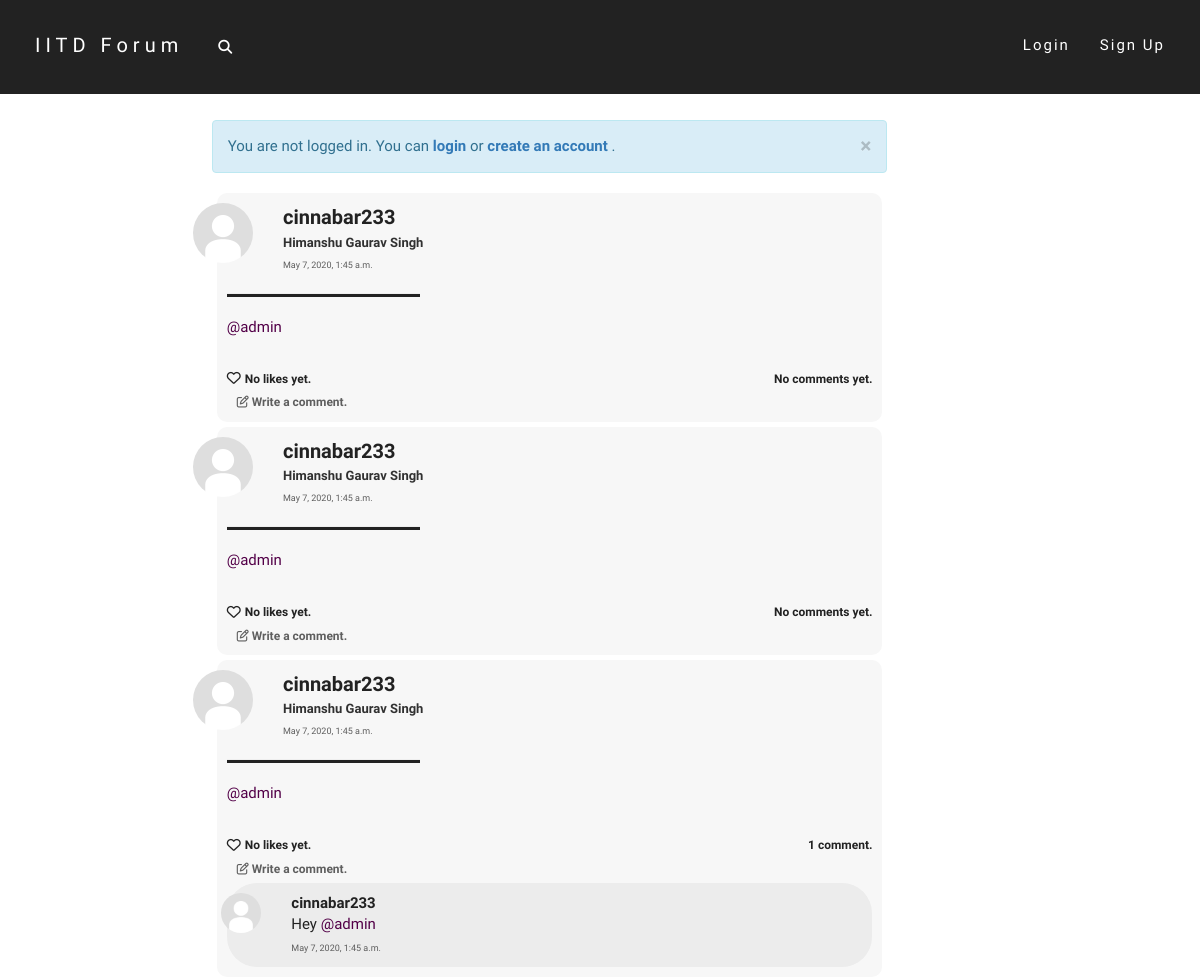
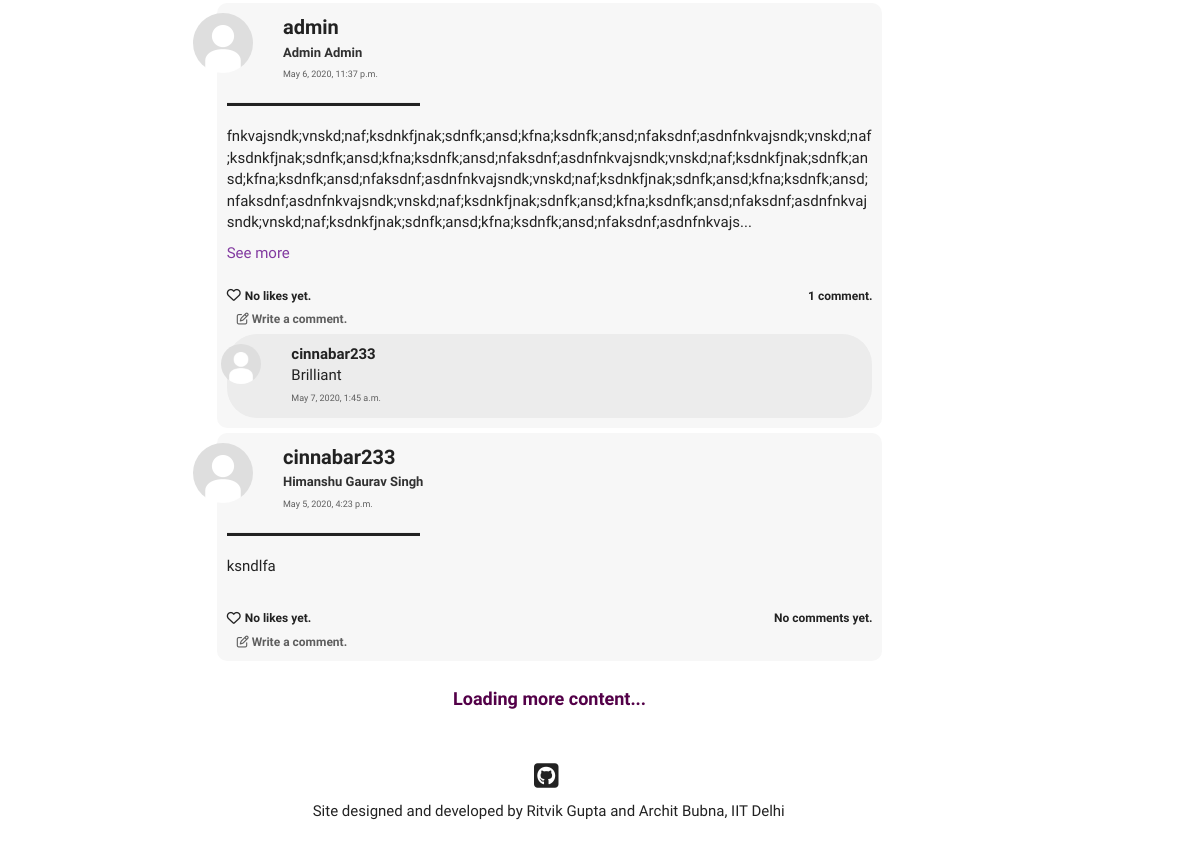
/home/, run on the app's committed database (2 pictures, top to bottom).
### post/models.py (models this page shows, shortened)
class Post(models.Model):
    text = models.TextField(max_length = 5000)
    author = models.ForeignKey(User, on_delete = models.CASCADE)
    pub_date = models.DateTimeField(default = timezone.now())

class Comment(models.Model):
    parent_post = models.ForeignKey(Post, on_delete = models.CASCADE)
    text = models.CharField(max_length = 500)
    author = models.ForeignKey(User, on_delete = models.CASCADE)
    pub_date = models.DateTimeField(default = timezone.now())

### users/models.py (models this page shows, shortened)
class Profile(models.Model):
    parent_user = models.OneToOneField(User, on_delete=models.CASCADE)
    date_of_birth = models.DateField()
    first_name = models.CharField(max_length=50)
    last_name = models.CharField(max_length=50)
    dept = models.CharField(max_length=100, default="None")
    hostel = models.CharField(max_length=100, default="None")
    image = models.ImageField(default='default.jpg',upload_to='profile-pics')
    bio = models.TextField(default='', max_length=200)
    def full_name(self):
        return self.first_name + ' ' + self.last_name

### post/views.py (the view)
# urls.py: 2. Add a URL to urlpatterns:  path('', views.home, name='home')
def home(request):
    posts = Post.objects.all().order_by('-pub_date')
    page = request.GET.get('page', 1)
    paginator = Paginator(posts, 5)
    try:
        posts_list = paginator.page(page)
    except PageNotAnInteger:
        posts_list = paginator.page(1)
    except EmptyPage:
        posts_list = paginator.page(paginator.num_pages)
    return render(request,'post/home.html',{'posts':posts_list, 'title':'Home'})

### post/templates/post/home.html (shortened to what this page needs)
{% extends "post/base.html" %}
{% load post_filters %}
{% block content %}
    <div class="infinite-container">
    {% for post in posts %}
    <div class="infinite-item">
        <div class="home-post-div" id="post-{{ post.id }}-div">
            <div class="row">
                <div class="col-md-1">
                    <img class="img-circle profile-pic" width=60 height=60 src="{{ post.author.profile.image.url }}" alt="default.jpg">
                </div>
                <div class="col-md-10">
                    <a href="{% url 'users:profile_view' post.author.username %}" class="post-head">
                        <font class="username-font">
                            <b>{{post.author.username}}</b>
                        </font>
                        <br>
                        <font class="name-font">
                            {{post.author.profile.full_name}}
                        </font>
                    </a>
                    <br>
                    <a href="{% url 'post:post_view' post.id %}" class="date-font">
                        {{post.pub_date}}
                    </a>
                </div>
                <div class="col-md-1 delete-div">
                </div>
            </div>
            <hr class="hr1" align="left">
            <div class="post-content-font">
                {% if 600 > post.text|linebreaks|length %}
                    <div class="content-div"> {{post.text|urlize|linebreaks|tagize|safe}} </div>
                {% else %}
                    <div class="post-text-sliced content-div" id="post-text-sliced{{post.id}}" data-catid="{{post.id}}"> {{post.text|urlize|linebreaks|tagize|safe|slice:":450"}}... </div>
                    <div class="see-more" id="see-more{{post.id}}" data-catid="{{post.id}}"> See more </div>
                {% endif %}
            </div>
            <br>
            <div class="like-wrapper">
                {% if request.user in post.postlike.likers.all %}
                    <div class="like-button-wrapper">
                        <i class="fa fa-heart liked like-button" aria-hidden="true" id="like{{ post.id }}" data-catid="{{ post.id }}"></i>
                    </div>
                    <a href="#" data-toggle="modal" data-target="#like-modal-{{post.id}}" target="_blank">
                        <div class="likes-count like-count-font" id="likes-count{{ post.id }}" data-catid="{{post.postlike.likers.count}}">
                            {% if post.postlike.likers.count == 1 %}
                                You liked this post.
                            {% elif post.postlike.likers.count == 2 %}
                                You and one other liked this post.
                            {% else %}
                                You and {{ post.postlike.likers.count|add:"-1" }} others liked this post.
                            {% endif %}
                        </div>
                    </a>
                {% else %}
                    <div class="like-button-wrapper">
                        {% if request.user.is_authenticated %}
                            <i class="fa fa-heart-o likes like-button" aria-hidden="true" id="like{{ post.id }}" data-catid="{{ post.id }}"></i>
                        {% else %}
                            <a href="{% url 'login' %}"><i class="fa fa-heart-o likes like-button" aria-hidden="true" id="like{{ post.id }}" data-catid="{{ post.id }}"></i></a>
                        {% endif %}
                    </div>
                    <a href="#" data-toggle="modal" data-target="#like-modal-{{post.id}}" target="_blank">
                        <div class="likes-count like-count-font" id="likes-count{{ post.id }}" data-catid="{{post.postlike.likers.count}}">
                            {% if post.postlike.likers.count == 0 %}
                                No likes yet.
                            {% elif post.postlike.likers.count == 1 %}
                                One person liked this post.
                            {% else %}
                                {{ post.postlike.likers.count }} people liked this post.
                            {% endif %}
                        </div>
                    </a>
                {% endif %}
                <div class="comments-count like-count-font">
                    {% if post.comment_set.all|length == 0 %}
                        No comments yet.
                    {% elif post.comment_set.all|length == 1 %}
                        1 comment.
                    {% else %}
                        {{post.comment_set.all|length}} comments.
                    {% endif %}
                </div>
            </div>
            {% if post.comment_set.all|length > 2 %}
                <div class="like-wrapper">
                    <div class="likes-count" style="margin-left: 10px;">
                        <a href="{% url 'post:post_view' post.id %}" class="more-comments-font">View all {{post.comment_set.all|length}} comments.</a>
                    </div>
                </div>
            {% else %}
                <div class="like-wrapper">
                    <div class="likes-count" style="margin-left: 10px;">
                        <a href="{% url 'post:post_view' post.id %}" class="more-comments-font"> <i class="fa fa-pencil-square-o" aria-hidden="true"> </i> Write a comment.</a>
                    </div>
                </div>
            {% endif %}
            {% for comment in post.comment_set.all|dictsortreversed:"pub_date"|slice:":2" %}
            <div id="comment-{{comment.id}}-div">
                <div class="comment-div">
                    <div class="row">
                        <div class="col-md-1">
                            <img class="img-circle profile-pic" width=40 height=40 src="{{ comment.author.profile.image.url }}" alt="default.jpg">
                        </div>
                        <div class="col-md-10 content-div">
                            <a href="{% url 'users:profile_view' comment.author.username %}" class="post-head">
                                <font class="comment-username-font">
                                        <b>{{comment.author.username}}</b>
                                    </a>
                                    {{comment.text|urlize|linebreaks|tagize|safe}}
                            <font class="date-font">
                                {{comment.pub_date}}
                            </font>
                        </div>
                        <div class="col-md-1 comment-delete-div">
                        </div>
                    </div>
                </div>
            </div>
            {% endfor %}
        </div>
    </div>
    {% endfor %}
    </div>
    {% if posts.has_next %}
        <br>
        <center>
            <a class="infinite-more-link more-link" href="?page={{ posts.next_page_number }}">Loading more content...</a>
        </center>
    {% endif %}
{% endblock content %}

### data on the page
Post: author.profile.image (placeholder picture), author.username "cinnabar233", author.profile.full_name "Himanshu Gaurav Singh", pub_date "May 7, 2020, 1:45 a.m.", text|tagize "@admin", shows "No likes yet.", shows "No comments yet.", shows "Write a comment."
Post: author.profile.image (placeholder picture), author.username "cinnabar233", author.profile.full_name "Himanshu Gaurav Singh", pub_date "May 7, 2020, 1:45 a.m.", text|tagize "@admin", shows "No likes yet.", shows "No comments yet.", shows "Write a comment."
Post: author.profile.image (placeholder picture), author.username "cinnabar233", author.profile.full_name "Himanshu Gaurav Singh", pub_date "May 7, 2020, 1:45 a.m.", text|tagize "@admin", shows "No likes yet.", shows "1 comment.", shows "Write a comment."
Comment: author.profile.image (placeholder picture), author.username "cinnabar233", text|tagize "Hey @admin", pub_date "May 7, 2020, 1:45 a.m."
Post: author.profile.image (placeholder picture), author.username "admin", author.profile.full_name "Admin Admin", pub_date "May 6, 2020, 11:37 p.m.", text|tagize "fnkvajsndk;vnskd;naf;ksdnkfjnak;sdnfk;ansd;kfna;ksdnfk;ansd;nfaksdnf;asdnfnkvajsndk;vnskd;naf;ksdnkfjnak;sdnfk;ansd;kfna;ksdnfk;ansd;nfaksdnf;asdnfnkvajsndk;vnskd;naf;ksdnkfjnak;sdnfk;ansd;kfna;ksdnfk;ansd;nfaksdnf;asdnfnkvajsndk;vnskd;naf;ksdnkfjnak;sdnfk;ansd;kfna;ksdnfk;ansd;nfaksdnf;asdnfnkvajsndk;vnskd;naf;ksdnkfjnak;sdnfk;ansd;kfna;ksdnfk;ansd;nfaksdnf;asdnfnkvajsndk;vnskd;naf;ksdnkfjnak;sdnfk;ansd;kfna;ksdnfk;ansd;nfaksdnf;asdnfnkvajs", shows "No likes yet.", shows "1 comment.", shows "Write a comment."
Comment: author.profile.image (placeholder picture), author.username "cinnabar233", text|tagize "Brilliant", pub_date "May 7, 2020, 1:45 a.m."
Post: author.profile.image (placeholder picture), author.username "cinnabar233", author.profile.full_name "Himanshu Gaurav Singh", pub_date "May 5, 2020, 4:23 p.m.", text|tagize "ksndlfa", shows "No likes yet.", shows "No comments yet.", shows "Write a comment."
